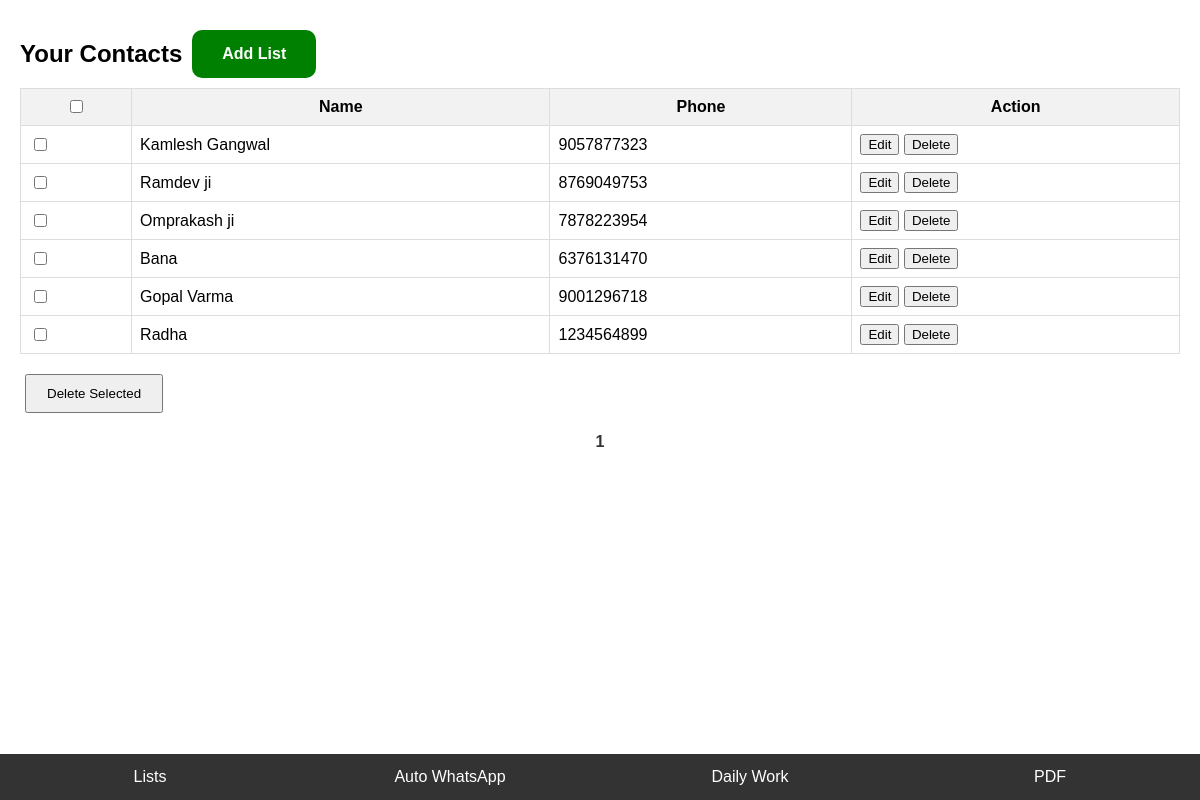
The page /pages/lists.php (signed in) on the database its author committed.
### tables this page shows
CREATE TABLE `contacts` (
  `id` int(11) NOT NULL,
  `user_id` int(11) NOT NULL,
  `name` varchar(255) NOT NULL,
  `city_village` varchar(255) NOT NULL,
  `education` varchar(255) NOT NULL,
  `occupation` varchar(255) NOT NULL,
  `phone` varchar(20) NOT NULL
);

### pages/lists.php (the view, shortened to what this page needs)
<?php
include '../includes/db_connect.php';
$user_id = $_SESSION['user_id'];
$limit = 10;
$page = isset($_GET['page']) ? intval($_GET['page']) : 1;
$offset = ($page - 1) * $limit;
$sql = "SELECT COUNT(*) as total FROM contacts WHERE user_id = $user_id";
$result = $conn->query($sql);
$total_records = $result->fetch_assoc()['total'];
$total_pages = ceil($total_records / $limit);
$sql = "SELECT * FROM contacts WHERE user_id = $user_id LIMIT $limit OFFSET $offset";
$contacts = $conn->query($sql);
?>
<!DOCTYPE html>
<html>
<head>
    <link rel="stylesheet" type="text/css" href="../assets/css/styles.css">
</head>
<body>
    <div class="container" style="padding: 10px;height: 100%;">
    <div class="d-flex">
        <h2>Your Contacts</h2>
        <a href="add-list.php" class="btn-green">Add List</a>
    </div>
        <form method="post" action="lists.php">
            <table>
                <thead>
                    <tr>
                        <th><input type="checkbox" id="select_all"></th>
                        <th>Name</th>
                        <th>Phone</th>
                        <th>Action</th>
                    </tr>
                </thead>
                <tbody>
                    <?php if ($contacts->num_rows > 0): ?>
                        <?php while ($row = $contacts->fetch_assoc()): ?>
                            <tr>
                                <td><input type="checkbox" name="contact_ids[]" value="<?php echo $row['id']; ?>"></td>
                                <td><?php echo htmlspecialchars($row['name']); ?></td>
                                <td><?php echo htmlspecialchars($row['phone']); ?></td>
                                <td>
                                    <form method="post" action="lists.php" style="display: inline;">
                                        <button type="submit">Edit</button>
                                    </form>
                                    <form method="post" action="delete_contact.php" style="display: inline;">
                                        <button type="submit" onclick="return confirm('Are you sure you want to delete this contact?');">Delete</button>
                                    </form>
                                </td>
                            </tr>
                        <?php endwhile; ?>
                    <?php else: ?>
                        <tr><td colspan="4">No contacts found.</td></tr>
                    <?php endif; ?>
                </tbody>
            </table>
            <div class="actions">
                <button type="submit" name="delete_selected">Delete Selected</button>
            </div>
        </form>
        <div class="pagination">
            <?php
            $range = 2;
            for ($i = max(1, $page - $range); $i <= min($total_pages, $page + $range); $i++): ?>
                <a href="lists.php?page=<?php echo $i; ?>" class="<?php echo ($i == $page) ? 'active' : ''; ?>"><?php echo $i; ?></a>
            <?php endfor; ?>
        </div>
    </div>
    <?php include '../includes/footer.php'; ?>
</body>
</html>

### assets/css/styles.css (style rules this page uses)
body { font-family: Arial, sans-serif; display: flex; justify-content: center; align-items: center; margin: 0; }
input[type="checkbox"] { width: 15px; }
.container { width: 100%; margin: 10px; }
.d-flex { display: flex; }
.btn-green { background: green; padding: 15px 30px; text-decoration: none; color: #fff; font-weight: 700; border-radius: 10px; margin: 10px; }

### pages/lists.php (style rules this page uses)
.container { padding: 20px; }
table { width: 100%; border-collapse: collapse; }
th, td { border: 1px solid #ddd; padding: 8px; }
th { background-color: #f2f2f2; }
.actions { margin: 20px 0; }
.actions button { padding: 10px 20px; margin: 0 5px; }
.pagination { text-align: center; margin-top: 20px; }
.pagination a { margin: 0 5px; text-decoration: none; color: #333; }
.pagination a.active { font-weight: bold; }

### rows shown on the page
contacts: name "Kamlesh Gangwal", phone "9057877323"
contacts: name "Ramdev ji", phone "8769049753"
contacts: name "Omprakash ji", phone "7878223954"
contacts: name "Bana", phone "6376131470"
contacts: name "Gopal Varma", phone "9001296718"
contacts: name "Radha", phone "1234564899"
